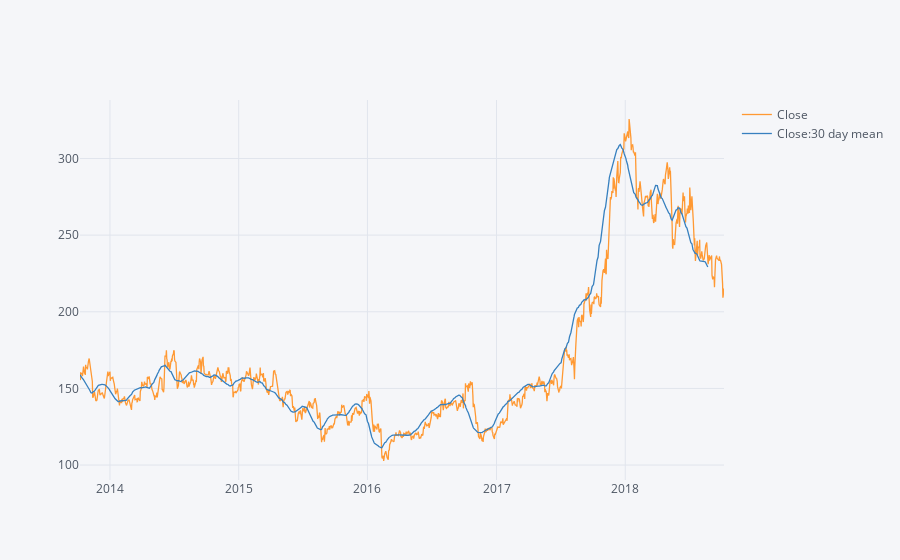

Notebook code for this chart:
### Code cell
df['Close:30 day mean']=df['Close'].rolling(window=30).mean()
df[['Close','Close:30 day mean']].iplot()

### Figure 1 — Plotly figure (JSON) as saved in the notebook; plotly's stock layout.template omitted (floating-point values rounded to 4 significant figures; data arrays with more than 128 entries replaced by an {"elided": "..."} marker saying what was removed)
{"data": [{"line": {"color": "rgba(255, 153, 51, 1.0)", "dash": "solid", "shape": "linear", "width": 1.3}, "mode": "lines", "name": "Close", "text": "", "type": "scatter", "x": {"elided": "1235 str values"}, "y": {"elided": "1235 float values"}}, {"line": {"color": "rgba(55, 128, 191, 1.0)", "dash": "solid", "shape": "linear", "width": 1.3}, "mode": "lines", "name": "Close:30 day mean", "text": "", "type": "scatter", "x": {"elided": "1235 str values"}, "y": {"elided": "1235 mixed values"}}], "layout": {"legend": {"bgcolor": "#F5F6F9", "font": {"color": "#4D5663"}}, "paper_bgcolor": "#F5F6F9", "plot_bgcolor": "#F5F6F9", "title": {"font": {"color": "#4D5663"}}, "xaxis": {"gridcolor": "#E1E5ED", "showgrid": true, "tickfont": {"color": "#4D5663"}, "title": {"font": {"color": "#4D5663"}, "text": ""}, "zerolinecolor": "#E1E5ED"}, "yaxis": {"gridcolor": "#E1E5ED", "showgrid": true, "tickfont": {"color": "#4D5663"}, "title": {"font": {"color": "#4D5663"}, "text": ""}, "zerolinecolor": "#E1E5ED"}}}
